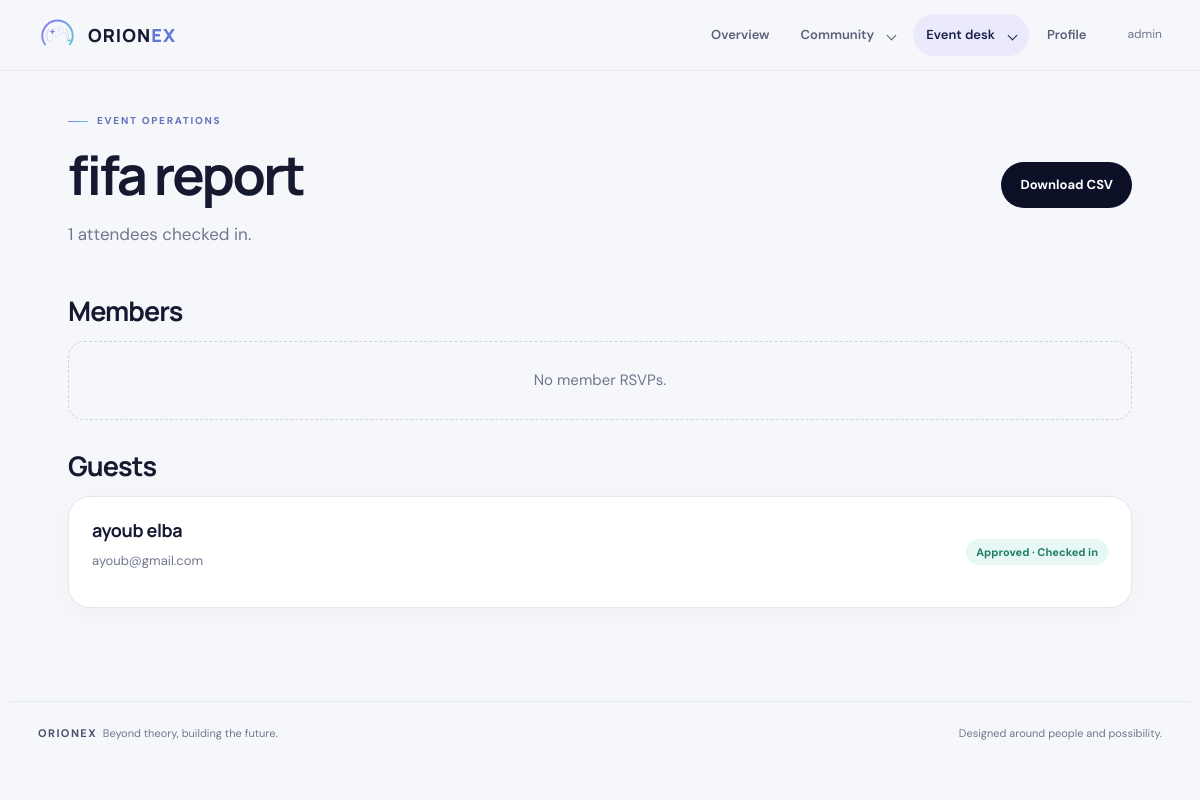
The app's page /events/3/report/ (signed in) with its own data.
### core/models.py (models this page shows, shortened)
class Event(models.Model):
    title = models.CharField(max_length=200)
    date = models.DateTimeField()
    place = models.CharField(max_length=200, blank=True)
    registration_open = models.BooleanField(default=False)
    description = models.TextField(blank=True)
    capacity = models.PositiveIntegerField(null=True, blank=True)

class Guest(models.Model):
    STATUS_CHOICES = [
        ("pending", "Pending"),
        ("approved", "Approved"),
        ("rejected", "Rejected"),
    ]
    event = models.ForeignKey(Event, on_delete=models.CASCADE, related_name="guests")
    name = models.CharField(max_length=200)
    phone = models.CharField(max_length=30, blank=True)
    email = models.EmailField(blank=True)
    status = models.CharField(max_length=10, choices=STATUS_CHOICES, default="pending")
    qr_token = models.UUIDField(default=uuid.uuid4, unique=True)
    checked_in_at = models.DateTimeField(null=True, blank=True)
    created_at = models.DateTimeField(auto_now_add=True)

### core/views.py (the view, shortened to what this page needs)
# urls.py: path('events/<int:event_id>/report/', views.event_report, name='event_report'),
@capability_required("can_manage_events", "can_scan")
def event_report(request, event_id):
    event = get_object_or_404(Event, id=event_id)
    member_ids = set(event.member_registrations.values_list("member_id", flat=True)) | set(Attendance.objects.filter(event=event).values_list("member_id", flat=True))
    members = Member.objects.filter(id__in=member_ids).select_related("user").order_by("user__last_name", "user__first_name")
    attendance_ids = set(Attendance.objects.filter(event=event).values_list("member_id", flat=True))
    registered_ids = set(event.member_registrations.values_list("member_id", flat=True))
    return render(request, "core/event_report.html", {"event": event, "members": members, "attendance_ids": attendance_ids, "registered_ids": registered_ids, "guests": event.guests.all(), "checked_in": Attendance.objects.filter(event=event).count() + event.guests.filter(checked_in_at__isnull=False).count()})

### core/context_processors.py (called while the page is built)
def member_capabilities(request):
    return {
        "capabilities": {
            capability: has_capability(request.user, capability)
            for capability in CAPABILITIES
        }
    }

### core/permissions.py (called while the page is built)
def has_capability(user, capability):
    if not user.is_authenticated:
        return False
    if user.is_superuser:
        return True
    try:
        member = user.member
    except user._meta.model.member.RelatedObjectDoesNotExist:
        member = None
    return bool(member and getattr(member, capability, False))

def capability_required(*capabilities):
    def decorate(view):
        @wraps(view)
        def wrapped(request, *args, **kwargs):
            if not request.user.is_authenticated:
                return redirect_to_login(request.get_full_path(), "/login/")
            if not any(has_capability(request.user, capability) for capability in capabilities):
                raise PermissionDenied
            return view(request, *args, **kwargs)
        return wrapped
    return decorate

### core/templates/core/event_report.html
{% extends 'core/base.html' %}{% block title %}{{ event.title }} attendance{% endblock %}{% block body %}<main class="page"><div class="row-card"><div><span class="eyebrow">Event operations</span><h1>{{ event.title }} report</h1><p class="lede">{{ checked_in }} attendees checked in.</p></div><a class="button" href="?format=csv">Download CSV</a></div><div class="section-head"><h2>Members</h2></div><div class="stack">{% for member in members %}<article class="card row-card"><div><h3>{{ member.user.get_full_name|default:member.user.username }}</h3><p class="meta">{{ member.user.email }}</p></div>{% if member.id in attendance_ids %}<span class="badge badge-approved">Checked in</span>{% else %}<span class="badge">{% if member.id in registered_ids %}RSVP{% else %}Walk-in{% endif %}</span>{% endif %}</article>{% empty %}<div class="empty">No member RSVPs.</div>{% endfor %}</div><div class="section-head"><h2>Guests</h2></div><div class="stack">{% for guest in guests %}<article class="card row-card"><div><h3>{{ guest.name }}</h3><p class="meta">{{ guest.email|default:"No email" }}</p></div><span class="badge badge-{{ guest.status }}">{{ guest.get_status_display }}{% if guest.checked_in_at %} · Checked in{% endif %}</span></article>{% empty %}<div class="empty">No guest registrations.</div>{% endfor %}</div></main>{% endblock %}

### core/templates/core/base.html (shortened to what this page needs)
{% load static %}
<!doctype html>
<html lang="en">
<head>
  <link rel="stylesheet" href="{% static 'core/site.css' %}">
</head>
<body>
  <header class="site-header">
    <div class="nav-wrap">
      <a class="brand" href="{% if user.is_authenticated %}/home/{% else %}/{% endif %}">
        <img src="{% static 'core/orionex-mark.svg' %}" alt="">
        <span>ORION<span style="color:#6176d6">EX</span></span>
      </a>
      <nav class="nav-links" aria-label="Main navigation">
        {% if user.is_authenticated %}
          <a href="/home/" class="nav-item {% if request.path == '/home/' %}active{% endif %}">Overview</a>
          <details class="nav-menu {% if request.path == '/directory/' or '/messages/' in request.path or request.path == '/members/' %}active{% endif %}">
            <summary>Community</summary>
          </details>
          {% if capabilities.can_manage_events or capabilities.can_manage_guests or capabilities.can_scan or capabilities.can_manage_announcements %}
          <details class="nav-menu {% if '/events/' in request.path or request.path == '/scan/' or request.path == '/guests/' or '/announcements/' in request.path %}active{% endif %}">
              <summary>Event desk</summary>
            </details>
          {% endif %}
          <a href="/profile/" class="nav-item {% if request.path == '/profile/' %}active{% endif %}">Profile</a>
        {% else %}
          <a href="/#events" class="nav-item">Events</a>
          <a href="/login/" class="nav-cta">Member sign in</a>
        {% endif %}
      </nav>
      {% if user.is_authenticated %}<span class="nav-user">{{ user.first_name|default:user.username }}</span>{% endif %}
    </div>
  </header>
  {% block body %}{% endblock %}
  <footer class="footer">
    <span><b>ORIONEX</b> &nbsp;Beyond theory, building the future.</span>
    <span>Designed around people and possibility.</span>
  </footer>
</body>
</html>

### core/static/core/site.css (style rules this page uses)
:root { color-scheme:light;--night:#0b1026;--nebula:#18204a;--amethyst:#8c78f2;--glacier:#5fc9d8;--pearl:#f6f7fb;--ink:#151a31;--muted:#71778d;--line:#e6e8f0;--white:#fff;--shadow:0 22px 60px rgba(12,18,48,.1);--radius:22px }
* { box-sizing:border-box }
html { scroll-behavior:smooth }
body { margin:0;background:var(--pearl);color:var(--ink);font:15px/1.65 'DM Sans',sans-serif }
a { color:inherit;text-decoration:none }
button,.button { border:0;cursor:pointer }
.site-header { position:sticky;top:0;z-index:20;background:rgba(246,247,251,.9);backdrop-filter:blur(18px);border-bottom:1px solid rgba(230,232,240,.8) }
.nav-wrap { max-width:1180px;margin:auto;padding:14px 28px;display:flex;align-items:center;gap:28px }
.brand { display:inline-flex;align-items:center;gap:11px;font:800 18px/1 Manrope,sans-serif;letter-spacing:.06em }
.brand img { width:39px;height:39px }
.nav-links { margin-left:auto;display:flex;align-items:center;gap:7px }
.nav-links a { padding:9px 13px;border-radius:999px;color:#596078;font-size:13px;font-weight:600;transition:.2s }
.nav-user { font-size:12px;color:var(--muted);white-space:nowrap }
.page { max-width:1120px;margin:0 auto;padding:50px 28px 86px;min-height:calc(100vh - 170px) }
.eyebrow { display:inline-flex;align-items:center;gap:9px;color:#6673bc;text-transform:uppercase;letter-spacing:.17em;font-size:10px;font-weight:800 }
.eyebrow:before { content:'';width:20px;height:1px;background:linear-gradient(90deg,var(--amethyst),var(--glacier)) }
h1,h2,h3,p { margin-top:0 }
h1,h2,h3 { font-family:Manrope,'DM Sans',sans-serif;line-height:1.2 }
h1 { font-size:clamp(32px,5vw,54px);letter-spacing:-.045em;margin:12px 0 13px }
h2 { font-size:27px;letter-spacing:-.035em;margin:0 0 16px }
h3 { font-size:18px;letter-spacing:-.02em;margin:0 0 8px }
.lede { max-width:610px;color:var(--muted);font-size:17px }
.section-head { display:flex;align-items:end;justify-content:space-between;gap:20px;margin:42px 0 18px }
.section-head h2 { margin:0 }
.card { background:white;border:1px solid var(--line);border-radius:var(--radius);padding:23px;box-shadow:0 6px 24px rgba(14,20,49,.035) }
.event-date,.meta { color:var(--muted);font-size:13px }
.button { display:inline-flex;align-items:center;justify-content:center;gap:9px;padding:12px 19px;border-radius:999px;background:var(--night);color:white;font-weight:700;font-size:13px;transition:transform .2s,box-shadow .2s }
.empty { padding:26px;border:1px dashed #cfd3e1;border-radius:16px;color:var(--muted);text-align:center }
.row-card { display:flex;align-items:center;justify-content:space-between;gap:18px }
.stack { display:grid;gap:12px }
.badge { display:inline-flex;border-radius:999px;padding:4px 10px;background:#f0efff;color:#5951aa;font-size:11px;font-weight:800 }
.badge-approved { background:#e7f8f4;color:#26806a }
.footer { max-width:1180px;margin:auto;padding:22px 28px 32px;border-top:1px solid var(--line);display:flex;justify-content:space-between;gap:18px;color:var(--muted);font-size:11px }
.footer b { letter-spacing:.13em;color:#49506d }
.page { padding-top:34px;padding-bottom:58px }
.section-head { margin:30px 0 14px }
.nav-links { gap:5px;flex-wrap:nowrap }
.nav-links .nav-item,.nav-menu>summary { display:flex;align-items:center;gap:7px;padding:9px 13px;border-radius:999px;color:#596078;font-size:13px;font-weight:600;white-space:nowrap;cursor:pointer;transition:.2s;list-style:none }
.nav-menu>summary:hover,.nav-menu.active>summary,.nav-menu[open]>summary { background:#ebeafd;color:var(--nebula) }
.nav-menu { position:relative }
.nav-menu>summary { cursor:pointer }
:root { scroll-padding-top:88px }
button,.button,a,summary,input,select,textarea { transition:background-color .18s ease,color .18s ease,border-color .18s ease,box-shadow .18s ease,transform .18s ease }
.card { transition:box-shadow .2s ease,border-color .2s ease }
.nav-menu>summary { min-height:42px }
.nav-menu>summary:after { content:"";display:inline-block;width:6px;height:6px;margin-left:7px;border-right:1.5px solid currentColor;border-bottom:1.5px solid currentColor;transform:rotate(45deg);vertical-align:3px;transition:transform .15s }
.nav-menu>summary,.nav-dropdown a { touch-action:manipulation;-webkit-tap-highlight-color:transparent }

### records on screen
Event: title "fifa"
Guest: name "ayoub elba", email "ayoub@gmail.com", status "Approved", shows "· Checked in"

### other values on screen
{{ user.first_name|default:user.username }} "admin"
{{ checked_in }} "1"
